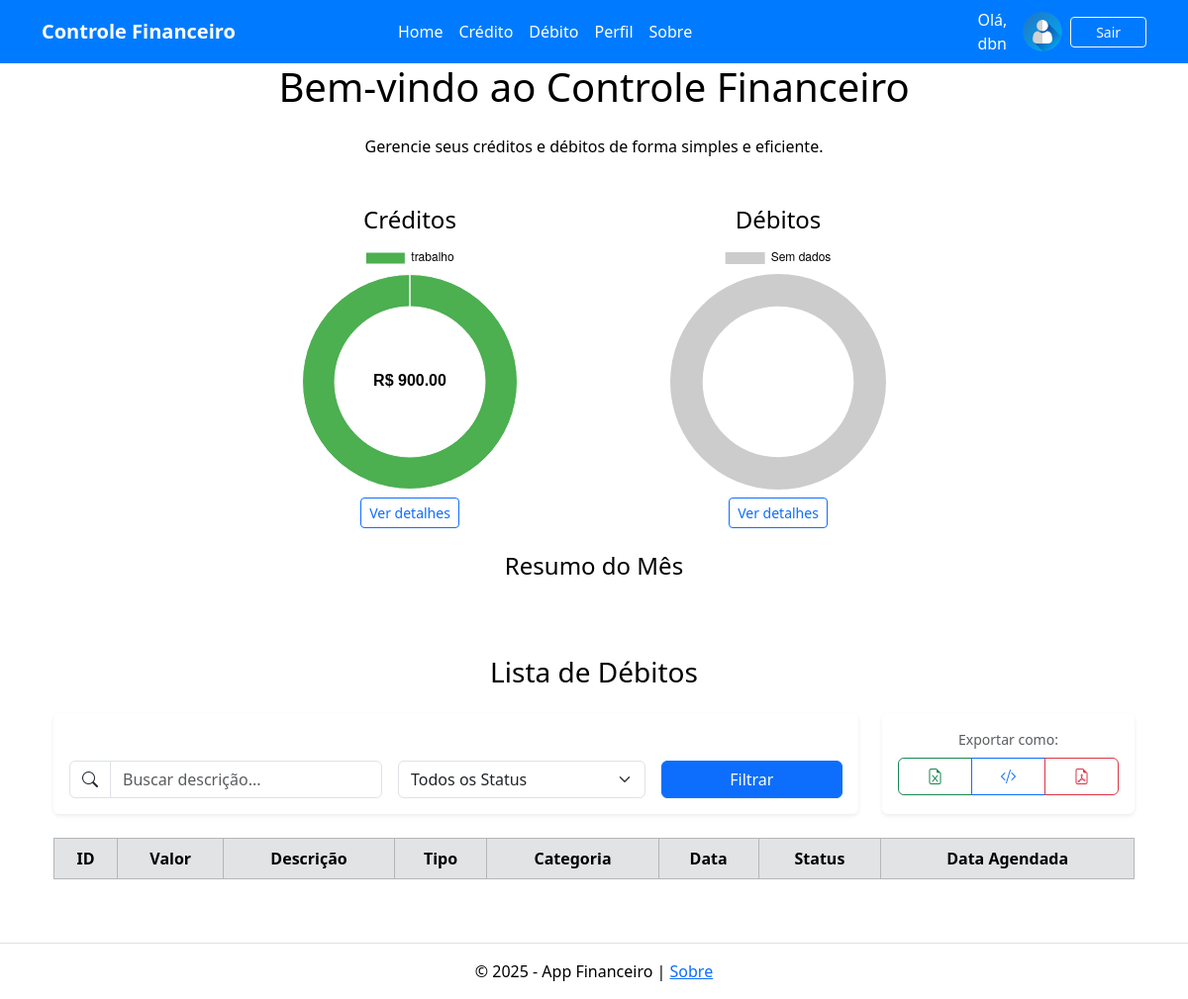
The app's page /home (signed in), older data.
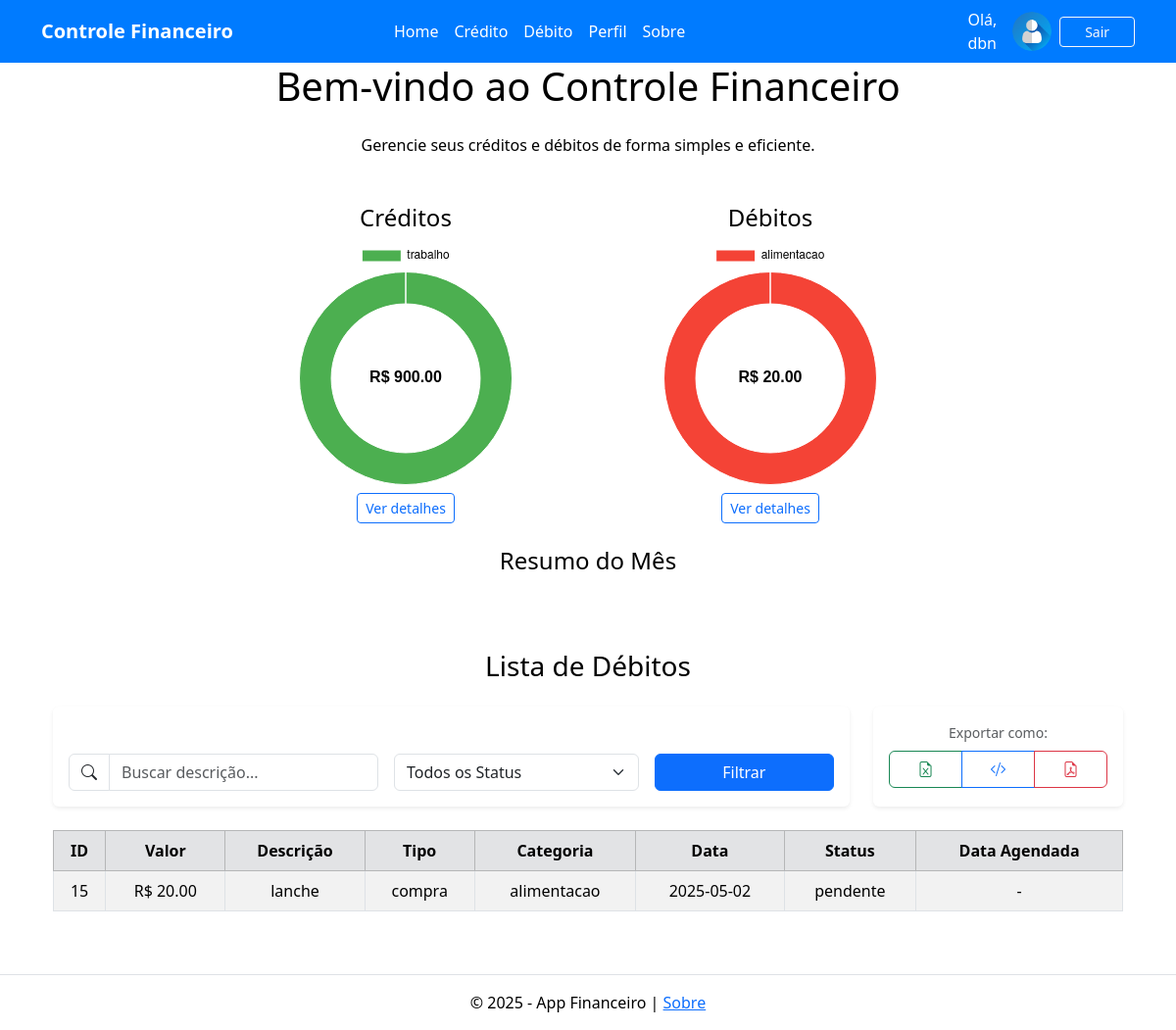
The same page, newer data.
### tables this page shows
CREATE TABLE debitos (
            id INTEGER PRIMARY KEY AUTOINCREMENT,
            valor REAL NOT NULL,
            descricao TEXT NOT NULL,
            tipo TEXT NOT NULL,
            categoria TEXT NOT NULL,
            data TEXT NOT NULL,
            status TEXT NOT NULL DEFAULT 'pendente',
            data_agendada TEXT
        , usuario_id TEXT);

### app.py (the view)
@app.route("/home", methods=["GET"])
def home():
    usuario_id = get_usuario_id()
    if not usuario_id:
        return redirect(url_for('login'))
    conexao = sqlite3.connect('financeiro.db')
    cursor = conexao.cursor()
    status_filtro = request.args.get("status")
    data_filtro = request.args.get("data")
    busca = request.args.get("busca", "").lower()
    query = "SELECT * FROM debitos WHERE usuario_id = ?"
    params = [usuario_id]
    if status_filtro:
        query += " AND status = ?"
        params.append(status_filtro)
    if data_filtro == "agendada":
        query += " AND data_agendada IS NOT NULL"
    elif data_filtro == "paga":
        query += " AND status = 'Pago'"
    tabela_debitos = executar_consulta(query, params, fetchall=True)
    if busca:
        tabela_debitos = [debito for debito in tabela_debitos if busca in debito[2].lower()]
    creditos = executar_consulta(
        "SELECT categoria, SUM(valor) FROM creditos WHERE usuario_id = ? GROUP BY categoria",
        (usuario_id,),
        fetchall=True
    )
    total_creditos = sum([row[1] for row in creditos])
    debitos = executar_consulta(
        "SELECT categoria, SUM(valor) FROM debitos WHERE usuario_id = ? GROUP BY categoria",
        (usuario_id,),
        fetchall=True
    )
    total_debitos = sum([row[1] for row in debitos])
    dados_creditos = {
        "labels": [c[0] for c in creditos],
        "valores": [c[1] for c in creditos]
    }
    dados_debitos = {
        "labels": [d[0] for d in debitos],
        "valores": [d[1] for d in debitos]
    }
    conexao.close()
    return render_template("home.html",
                           creditos=creditos,
                           debitos=debitos,
                           total_creditos=total_creditos,
                           total_debitos=total_debitos,
                           tabela_debitos=tabela_debitos,
                           dados_debitos=dados_debitos,
                           dados_creditos=dados_creditos)

### utils.py (called while the page is built)
def executar_consulta(query, parametros=(), fetchone=False, fetchall=False, commit=False):
    conexao = sqlite3.connect('financeiro.db')
    cursor = conexao.cursor()
    cursor.execute(query, parametros)
    resultado = None
    if fetchone:
        resultado = cursor.fetchone()
    elif fetchall:
        resultado = cursor.fetchall()
    if commit:
        conexao.commit()
    conexao.close()
    return resultado

def get_usuario_id():
    return session.get('usuario', {}).get('id')

### templates/home.html (shortened to what this page needs)
{% extends 'base.html' %}
{% block content %}
    <h1 class="mb-4">Bem-vindo ao Controle Financeiro</h1>
    <p>Gerencie seus créditos e débitos de forma simples e eficiente.</p>
    <div class="container mt-5">
        <div class="row justify-content-center">
            <div class="col-md-4 d-flex flex-column align-items-center mb-4">
                <h4>Créditos</h4>
                <canvas id="graficoCredito" width="200" height="200"></canvas>
                <a href="/credito" class="btn btn-outline-primary btn-sm mt-2">Ver detalhes</a>
            </div>
            <div class="col-md-4 d-flex flex-column align-items-center mb-4">
                <h4>Débitos</h4>
                <canvas id="graficoDebito" width="200" height="200"></canvas>
                <a href="/debito" class="btn btn-outline-primary btn-sm mt-2">Ver detalhes</a>
            </div>
        </div>
        <div class="container mt-12 d-flex flex-column align-items-center">
            <h4 class="text-center mb-6">Resumo do Mês</h4>
            <canvas id="graficoComparativo" height="25"></canvas>
        </div>
    </div>
    <div class="container mt-5">
        <h3 class="text-center mb-4">Lista de Débitos</h3>
        <div class="row mb-4">
            <div class="col-lg-9">
                <div class="card shadow-sm border-0 h-100">
                    <div class="card-body pt-5">
                        <form method="get" action="{{ url_for('home') }}" class="row gy-2 gx-3 align-items-center">
                            <div class="col-md-5">
                                <div class="input-group">
                                    <span class="input-group-text bg-white"><i class="bi bi-search"></i></span>
                                    <input type="text" name="busca" id="busca" class="form-control"
                                           placeholder="Buscar descrição..." value="{{ request.args.get('busca', '') }}">
                                </div>
                            </div>
                            <div class="col-md-4">
                                <select name="status" class="form-select">
                                    <option value="">Todos os Status</option>
                                </select>
                            </div>
                            <div class="col-md-3 d-flex gap-2">
                                <button type="submit" class="btn btn-primary w-100">Filtrar</button>
                            </div>
                        </form>
                    </div>
                </div>
            </div>
            <div class="col-lg-3 d-flex">
                <div class="card shadow-sm border-0 w-100 h-100">
                    <div class="card-body d-flex flex-column align-items-center gap-2">
                        <span class="text-muted small">Exportar como:</span>
                        <div class="btn-group w-100">
                            <a href="{{ url_for('exportar_dados', formato='xls') }}" class="btn btn-outline-success">
                                <i class="bi bi-file-earmark-excel"></i>
                            </a>
                            <a href="{{ url_for('exportar_dados', formato='json') }}" class="btn btn-outline-primary">
                                <i class="bi bi-code-slash"></i>
                            </a>
                            <a href="{{ url_for('exportar_dados', formato='pdf') }}" class="btn btn-outline-danger">
                                <i class="bi bi-file-earmark-pdf"></i>
                            </a>
                        </div>
                    </div>
                </div>
            </div>
        </div>
        <table class="table table-striped table-bordered text-center align-middle">
            <thead class="table-secondary">
                <tr>
                    <th>ID</th>
                    <th>Valor</th>
                    <th>Descrição</th>
                    <th>Tipo</th>
                    <th>Categoria</th>
                    <th>Data</th>
                    <th>Status</th>
                    <th>Data Agendada</th>
                </tr>
            </thead>
            <tbody>
                {% for debito in tabela_debitos %}
                <tr>
                    <td>{{ debito[0] }}</td>
                    <td>R$ {{ "%.2f"|format(debito[1]) }}</td>
                    <td>{{ debito[2] }}</td>
                    <td>{{ debito[3] }}</td>
                    <td>{{ debito[4] }}</td>
                    <td>{{ debito[5] }}</td>
                    <td>{{ debito[6] }}</td>
                    <td>
                        {% if debito[6] == 'Agendado' %}
                            {{ debito[7] }}
                        {% else %}
                            -
                        {% endif %}
                    </td>
                </tr>
                {% endfor %}
            </tbody>
        </table>
    </div>
{% endblock %}
{% block scripts %}
<script>
const dadosCredito = {{ dados_creditos|tojson }};
  const dadosDebito = {{ dados_debitos|tojson }};
  const temaAtual = localStorage.getItem("tema") || "claro";
  const coresTema = {
    claro: {
      fundo: "#fff",
      corFonte: "#000",
      coresSetores: ["#4caf50", "#81c784", "#c8e6c9"],
      coresSetoresDebito: ["#f44336", "#e57373", "#ffcdd2"]
    },
    escuro: {
      fundo: "#121212",
      corFonte: "#fff",
      coresSetores: ["#66bb6a", "#388e3c", "#1b5e20"],
      coresSetoresDebito: ["#ef5350", "#c62828", "#b71c1c"]
    }
  };
  function criarGraficoDonut(id, dados, cores) {
    const tema = coresTema[temaAtual];
    const temDados = dados && dados.labels && dados.labels.length > 0;
    const config = {
      type: "doughnut",
      data: temDados ? {
        labels: dados.labels,
        datasets: [{
          data: dados.valores,
          backgroundColor: cores,
          borderWidth: 1
        }]
      } : {
        labels: ["Sem dados"],
        datasets: [{
          data: [1],
          backgroundColor: ["#ccc"],
          borderWidth: 0
        }]
      },
      options: {
        plugins: {
          legend: {
            labels: {
              color: tema.corFonte
            }
          },
          tooltip: {
            enabled: temDados
          }
        },
        cutout: "70%",
        responsive: true,
        maintainAspectRatio: false
      },
      plugins: [{
        id: 'textoCentral',
        beforeDraw(chart) {
          if (!temDados) return;
          const { width } = chart;
          const { ctx } = chart;
          const total = dados.valores.reduce((a, b) => a + b, 0);
          ctx.save();
          ctx.font = "bold 16px Arial";
          ctx.fillStyle = tema.corFonte;
          ctx.textAlign = "center";
          ctx.textBaseline = "middle";
          ctx.fillText(`R$ ${total.toFixed(2)}`, width / 2, chart.chartArea.top + (chart.chartArea.bottom - chart.chartArea.top) / 2);
          ctx.restore();
        }
      }]
    };
    const canvas = document.getElementById(id);
    if (canvas) {
      new Chart(canvas, config);
    }
  }
  // Criar gráficos
  criarGraficoDonut("graficoCredito", dadosCredito, coresTema[temaAtual].coresSetores);
  criarGraficoDonut("graficoDebito", dadosDebito, coresTema[temaAtual].coresSetoresDebito);
</script>
{% endblock %}

### templates/base.html (shortened to what this page needs)
<!DOCTYPE html>
<html lang="pt-br">
<head>
    <link rel="stylesheet" href="https://cdnjs.cloudflare.com/ajax/libs/animate.css/4.1.1/animate.min.css"/>
    <link href="https://cdn.jsdelivr.net/npm/bootstrap@5.3.3/dist/css/bootstrap.min.css"
          rel="stylesheet"
>
    <link href="https://cdn.jsdelivr.net/npm/bootstrap-icons@1.10.5/font/bootstrap-icons.css" rel="stylesheet">
    <link rel="stylesheet" href="{{ url_for('static', filename='css/style.css') }}">
</head>
<body class="d-flex flex-column min-vh-100">
    {% include 'includes/navbar.html' %}
    <main class="container flex-grow-1 animate__animated animate__fadeIn">
        <div class="text-center">
            {% block content %}{% endblock %}
        </div>
    </main>
    {% include 'includes/footer.html' %}
    {% block scripts %}{% endblock %}
</body>
</html>

### templates/includes/navbar.html (shortened to what this page needs)
<nav class="navbar navbar-expand-lg" style="background-color: #007BFF;">
    <div class="container">
        <a class="navbar-brand text-white fw-bold" href="{{ url_for('home') }}">Controle Financeiro</a>
        <div class="collapse navbar-collapse" id="navbarNav">
            {% if session.get('usuario') %}
                <ul class="navbar-nav mx-auto mb-2 mb-lg-0">
                    {% if session['is_admin'] %}
                        <li class="nav-item">
                            <a class="nav-link text-white" href="{{ url_for('admin_dashboard') }}">
                                Dashboard
                            </a>
                        </li>
                        <li class="nav-item">
                            <a class="nav-link text-white" href="{{ url_for('about') }}">
                                Sobre
                            </a>
                        </li>
                    {% else %}
                        <li class="nav-item">
                            <a class="nav-link text-white" href="{{ url_for('home') }}">
                                Home
                            </a>
                        </li>
                        <li class="nav-item">
                            <a class="nav-link text-white" href="{{ url_for('credito') }}">
                                Crédito
                            </a>
                        </li>
                        <li class="nav-item">
                            <a class="nav-link text-white" href="{{ url_for('debito') }}">
                                Débito
                            </a>
                        </li>
                        <li class="nav-item">
                            <a class="nav-link text-white" href="{{ url_for('perfil') }}">
                                Perfil
                            </a>
                        </li>
                        <li class="nav-item">
                            <a class="nav-link text-white" href="{{ url_for('about') }}">
                                Sobre
                            </a>
                        </li>
                    {% endif %}
                </ul>
                <div class="d-flex ms-auto align-items-center">
                    <span class="text-white me-3">Olá, {{ session['usuario']['username'] }}</span>
                    {% if session['usuario']['avatar'] %}
                        <img src="{{ url_for('static', filename='avatars/' + session['usuario']['avatar']) }}"
                             alt="Avatar" width="40" class="rounded-circle img-fluid me-2">
                    {% else %}
                        <img src="{{ url_for('static', filename='avatars/default-avatar.png') }}"
                             alt="Avatar" width="40" class="rounded-circle img-fluid me-2">
                    {% endif %}
                    <a class="btn btn-outline-light btn-sm w-100 mb-2m" href="{{ url_for('logout') }}">Sair</a>
                </div>
            {% else %}
                <div class="ms-auto">
                    <a class="btn btn-outline-light btn-sm w-100 mb-2" href="{{ url_for('login') }}">Entrar</a>
                </div>
            {% endif %}
        </div>
    </div>
</nav>

### templates/includes/footer.html
<footer class="text-center mt-5 py-3 border-top">
    <p class="mb-0">
        &copy; 2025 - App Financeiro | <a href="{{ url_for('about') }}">Sobre</a>
    </p>
</footer>

### static/css/style.css (style rules this page uses)
:root { --fundo-principal: #ffffff; --fundo-secundario: #121212; --fundo-card: #FFFFFF; --primaria: #4F9DDE; --secundaria: #6FCF97; --texto-principal: #000000; --texto-secundario: #666666; --borda: #E0E0E0; --erro: #EB5757; --sucesso: #27AE60; --text-color: #212529; --card-bg: #f8f9fa; }
body { background-color: var(--fundo-principal); color: var(--texto-principal); font-family: 'Segoe UI', Tahoma, Geneva, Verdana, sans-serif; min-height: 100vh; }
canvas { max-width: 250px; max-height: 250px; }

Row changes from the older to the newer data that the page shows:
added debitos: id "15", valor "20.00", descricao "lanche", tipo "compra", categoria "alimentacao", data "2025-05-02", status "pendente"
Text that changed along with them:
chart data {{ dados_debitos|tojson }}: {"labels": [], "valores": []} → {"labels": ["alimentacao"], "valores": [20.0]}
